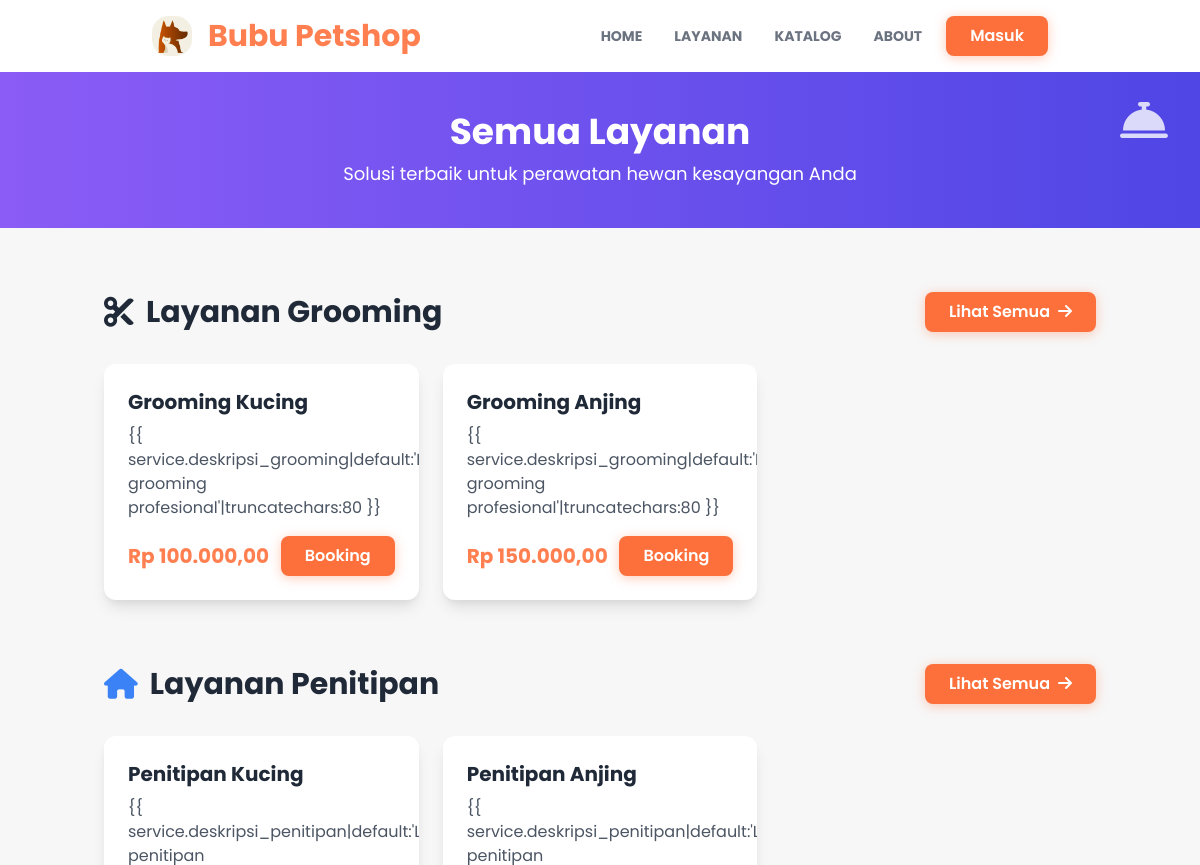
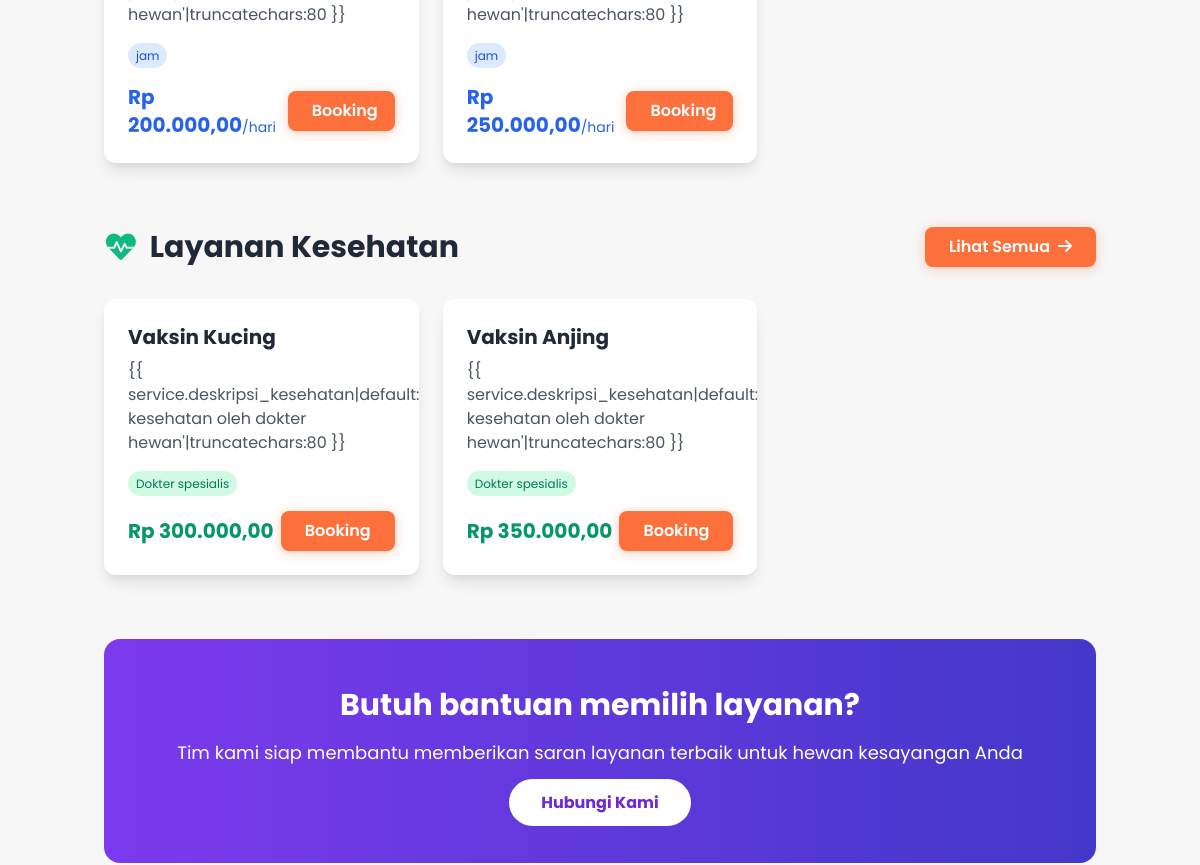
Before: /layanan/ (upper part) with the older database file (2 pictures, top to bottom).
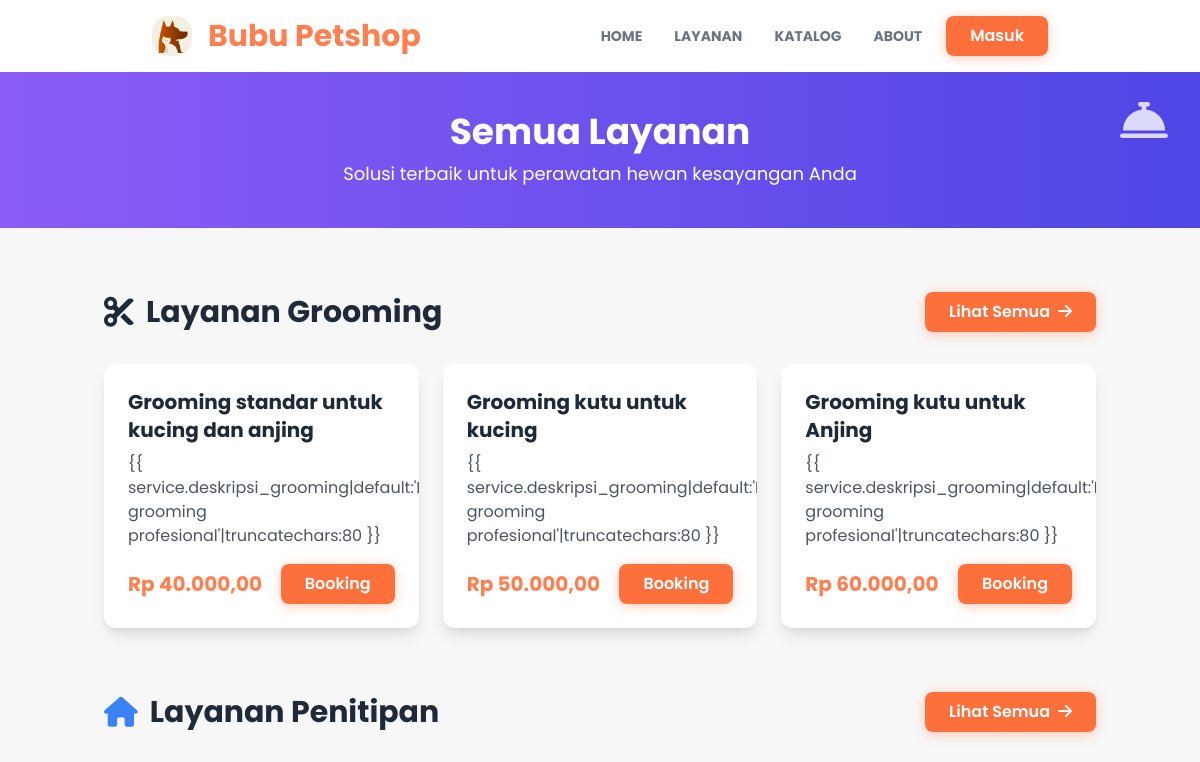
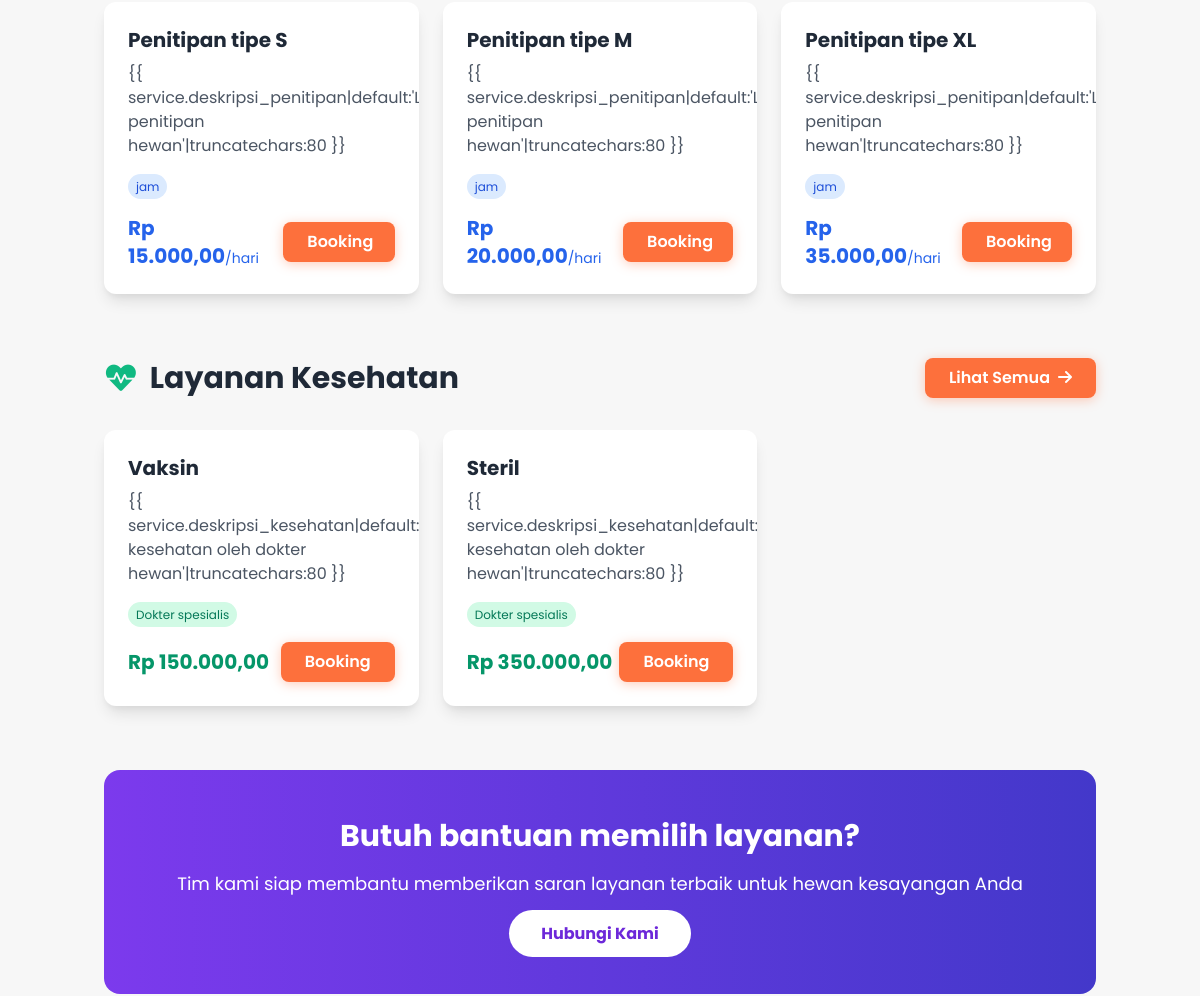
After: the same page with the newer database file (2 pictures, top to bottom).
### layanan/models.py (models this page shows, shortened)
class LayananGrooming(models.Model):
    id_grooming = models.AutoField(primary_key=True)
    nama_grooming = models.CharField(max_length=100)
    harga_grooming = models.DecimalField(max_digits=8, decimal_places=2)
    deskripsi_grooming = models.TextField()
    foto_grooming = models.ImageField(upload_to=layanan_image_upload_path, blank=True, null=True)
    class Meta:
        db_table = 'layanan_grooming'
        verbose_name_plural = "Layanan Grooming"

class LayananPenitipan(models.Model):
    id_penitipan = models.AutoField(primary_key=True)
    jenis_penitipan = models.CharField(max_length=100)
    harga_penitipan = models.DecimalField(max_digits=8, decimal_places=2)
    kapasitas_penitipan = models.IntegerField()
    deskripsi_penitipan = models.TextField()
    foto_penitipan = models.ImageField(upload_to=layanan_image_upload_path, blank=True, null=True)
    class Meta:
        db_table = 'layanan_penitipan'
        verbose_name_plural = "Layanan Penitipan"

class LayananKesehatan(models.Model):
    id_kesehatan = models.AutoField(primary_key=True)
    nama_kesehatan = models.CharField(max_length=100)
    harga_kesehatan = models.DecimalField(max_digits=8, decimal_places=2)
    deskripsi_kesehatan = models.TextField()
    foto_kesehatan = models.ImageField(upload_to=layanan_image_upload_path, blank=True, null=True)
    class Meta:
        db_table = 'layanan_kesehatan'
        verbose_name_plural = "Layanan Kesehatan"

### layanan/views.py (the view)
# urls.py: path("", views.index , name="index"),
def index(request):
    grooming_services = LayananGrooming.objects.all()[:3]
    penitipan_services = LayananPenitipan.objects.all()[:3]
    kesehatan_services = LayananKesehatan.objects.all()[:3]
    context = {
        'title': "Semua Layanan",
        'grooming_services': grooming_services,
        'penitipan_services': penitipan_services,
        'kesehatan_services': kesehatan_services,
    }
    return render(request, 'layanan/index.html', context)

### user/context_processors.py (called while the page is built)
def detail_petcare(request):
    try:
        detail = DetailPetcare.objects.first()
    except Exception:
        detail = None
    return {'detail_petcare': detail}

def current_route(request):
    match = request.resolver_match
    return {
        'namespace': match.namespace if match else '',
        'url_name': match.url_name if match else ''
    }

### templates/layanan/index.html (shortened to what the changed rows need)
{% extends "base.html" %}{% load static %}
{% load humanize %}
{% block content %}
<div class="bg-gradient-to-r from-purple-500 to-indigo-600 py-10 px-4 relative">
  <div class="container mx-auto text-center">
    <h1 class="text-4xl font-bold text-white mb-2">Semua Layanan</h1>
  </div>
</div>
<section class="py-16">
  <div class="container mx-auto px-4">
    <div class="mb-16">
      <div class="flex justify-between items-center mb-8">
        <h2 class="text-3xl font-bold text-gray-800 flex items-center">
          <i class="fas fa-cut text-orange-500 mr-3"></i>Layanan Grooming
        </h2>
      </div>
      <div class="grid grid-cols-1 sm:grid-cols-2 md:grid-cols-3 gap-6">
        {% for service in grooming_services %}
        <div class="bg-white rounded-xl overflow-hidden shadow-lg hover:shadow-2xl transition-all duration-300">
          <div class="p-6">
            <h3 class="text-xl font-bold text-gray-800 mb-2">{{ service.nama_grooming }}</h3>
            <p class="text-gray-600 mb-4">{{ service.deskripsi_grooming|default:'Layanan grooming
              profesional'|truncatechars:80 }}</p>
            <div class="flex justify-between items-center mt-4">
              <span class="text-xl font-bold text-orange-theme">Rp {{ service.harga_grooming|intcomma }}</span>
              <a href="{% url 'bookinglayanan:tambah_booking' %}" class="btn-modern px-4 py-2">Booking</a>
            </div>
          </div>
        </div>
        {% empty %}
        <p class="col-span-3 text-center text-gray-500">Belum ada layanan grooming tersedia</p>
        {% endfor %}
      </div>
    </div>
    <div class="mb-16">
      <div class="flex justify-between items-center mb-8">
        <h2 class="text-3xl font-bold text-gray-800 flex items-center">
          <i class="fas fa-home text-blue-500 mr-3"></i>Layanan Penitipan
        </h2>
      </div>
      <div class="grid grid-cols-1 sm:grid-cols-2 md:grid-cols-3 gap-6">
        {% for service in penitipan_services %}
        <div class="bg-white rounded-xl overflow-hidden shadow-lg hover:shadow-2xl transition-all duration-300">
          <div class="p-6">
            <h3 class="text-xl font-bold text-gray-800 mb-2">{{ service.jenis_penitipan }}</h3>
            <p class="text-gray-600 mb-4">{{ service.deskripsi_penitipan|default:'Layanan penitipan
              hewan'|truncatechars:80 }}</p>
            <div class="mt-3 mb-4">
              <span class="bg-blue-100 text-blue-700 text-xs px-2 py-1 rounded-full">{{ service.durasi_penitipan }}
                jam</span>
            </div>
            <div class="flex justify-between items-center mt-4">
              <span class="text-xl font-bold text-blue-600">Rp {{ service.harga_penitipan|intcomma }}<span
                  class="text-sm font-normal">/hari</span></span>
              <a href="{% url 'bookinglayanan:tambah_booking' %}"
                class="btn-modern bg-blue-600 hover:bg-blue-700 px-4 py-2">Booking</a>
            </div>
          </div>
        </div>
        {% empty %}
        <p class="col-span-3 text-center text-gray-500">Belum ada layanan penitipan tersedia</p>
        {% endfor %}
      </div>
    </div>
    <div class="mb-8">
      <div class="flex justify-between items-center mb-8">
        <h2 class="text-3xl font-bold text-gray-800 flex items-center">
          <i class="fas fa-heartbeat text-green-500 mr-3"></i>Layanan Kesehatan
        </h2>
      </div>
      <div class="grid grid-cols-1 sm:grid-cols-2 md:grid-cols-3 gap-6">
        {% for service in kesehatan_services %}
        <div class="bg-white rounded-xl overflow-hidden shadow-lg hover:shadow-2xl transition-all duration-300">
          <div class="p-6">
            <h3 class="text-xl font-bold text-gray-800 mb-2">{{ service.nama_kesehatan }}</h3>
            <p class="text-gray-600 mb-4">{{ service.deskripsi_kesehatan|default:'Layanan kesehatan oleh dokter
              hewan'|truncatechars:80 }}</p>
            <div class="mt-3 mb-4">
              <span class="bg-green-100 text-green-700 text-xs px-2 py-1 rounded-full">Dokter spesialis</span>
            </div>
            <div class="flex justify-between items-center mt-4">
              <span class="text-xl font-bold text-green-600">Rp {{ service.harga_kesehatan|intcomma }}</span>
              <a href="{% url 'bookinglayanan:tambah_booking' %}"
                class="btn-modern bg-green-600 hover:bg-green-700 px-4 py-2">Booking</a>
            </div>
          </div>
        </div>
        {% empty %}
        <p class="col-span-3 text-center text-gray-500">Belum ada layanan kesehatan tersedia</p>
        {% endfor %}
      </div>
    </div>
    <div class="bg-gradient-to-r from-purple-600 to-indigo-700 rounded-2xl py-12 px-8 mt-16 text-center">
      <h2 class="text-3xl font-bold text-white mb-4">Butuh bantuan memilih layanan?</h2>
    </div>
  </div>
</section>
{% endblock content %}

Changed rows visible on the page:
changed LayananGrooming: nama_grooming "Grooming Kucing" → "Grooming standar untuk kucing dan anjing"; harga_grooming "100.000,00" → "40.000,00"
changed LayananGrooming: nama_grooming "Grooming Anjing" → "Grooming kutu untuk kucing"; harga_grooming "150.000,00" → "50.000,00"
added LayananGrooming: nama_grooming "Grooming kutu untuk Anjing", harga_grooming "60.000,00"
changed LayananPenitipan: jenis_penitipan "Penitipan Kucing" → "Penitipan tipe S"; harga_penitipan "200.000,00" → "15.000,00"
changed LayananPenitipan: jenis_penitipan "Penitipan Anjing" → "Penitipan tipe M"; harga_penitipan "250.000,00" → "20.000,00"
added LayananPenitipan: jenis_penitipan "Penitipan tipe XL", harga_penitipan "35.000,00"
changed LayananKesehatan: nama_kesehatan "Vaksin Kucing" → "Vaksin"; harga_kesehatan "300.000,00" → "150.000,00"
changed LayananKesehatan: nama_kesehatan "Vaksin Anjing" → "Steril"
